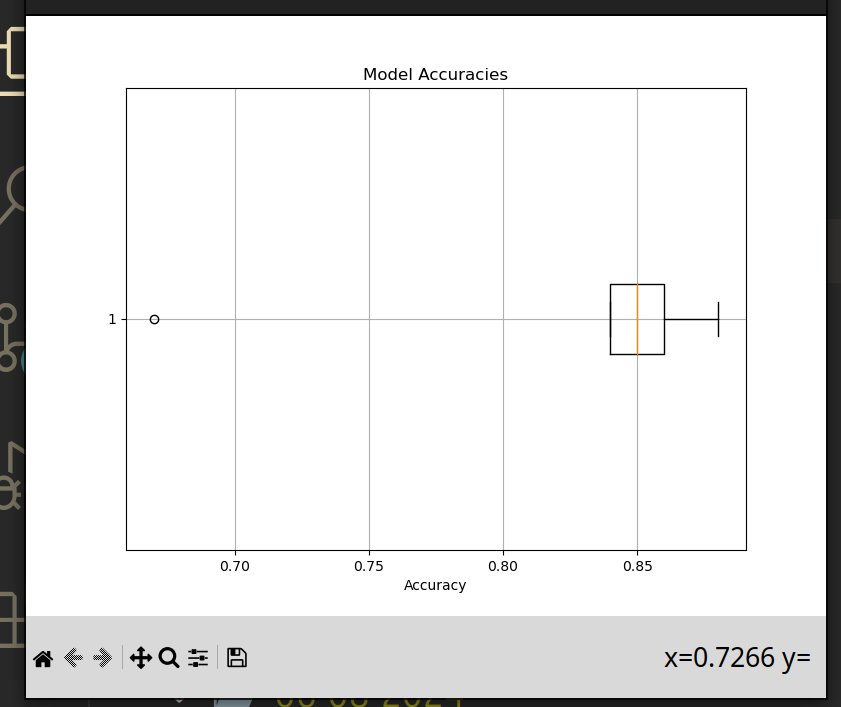

Source code (Python):
import numpy as np
import matplotlib.pyplot as plt

# Simulated accuracies from 5 test runs of the model
accuracies = np.array([0.85, 0.88, 0.84, 0.67, 0.86])

def evaluate_model(accuracies):
    # Compute mean and standard deviation
    mean_accuracy = np.mean(accuracies)
    std_deviation = np.std(accuracies)

    print(f"Average Accuracy: {mean_accuracy:.2f}")
    print(f"Standard Deviation: {std_deviation:.2f}")

    # Compute median and interquartile range (IQR)
    median_accuracy = np.median(accuracies)
    iqr = np.subtract(*np.percentile(accuracies, [75, 25]))

    print(f"Median Accuracy: {median_accuracy:.2f}")
    print(f"Interquartile Range (IQR): {iqr:.2f}")

    # Detect outliers
    outliers = accuracies[np.abs(accuracies - mean_accuracy) > 2 * std_deviation]
    return outliers

outliers = evaluate_model(accuracies)
if outliers.size > 0:
    print("Outliers detected:", outliers)
else:
    print("No outliers detected.")

# Plot the accuracies
plt.figure(figsize=(8, 6))
plt.boxplot(accuracies, vert=False)
plt.title("Model Accuracies")
plt.xlabel("Accuracy")
plt.grid(True)
plt.show()
